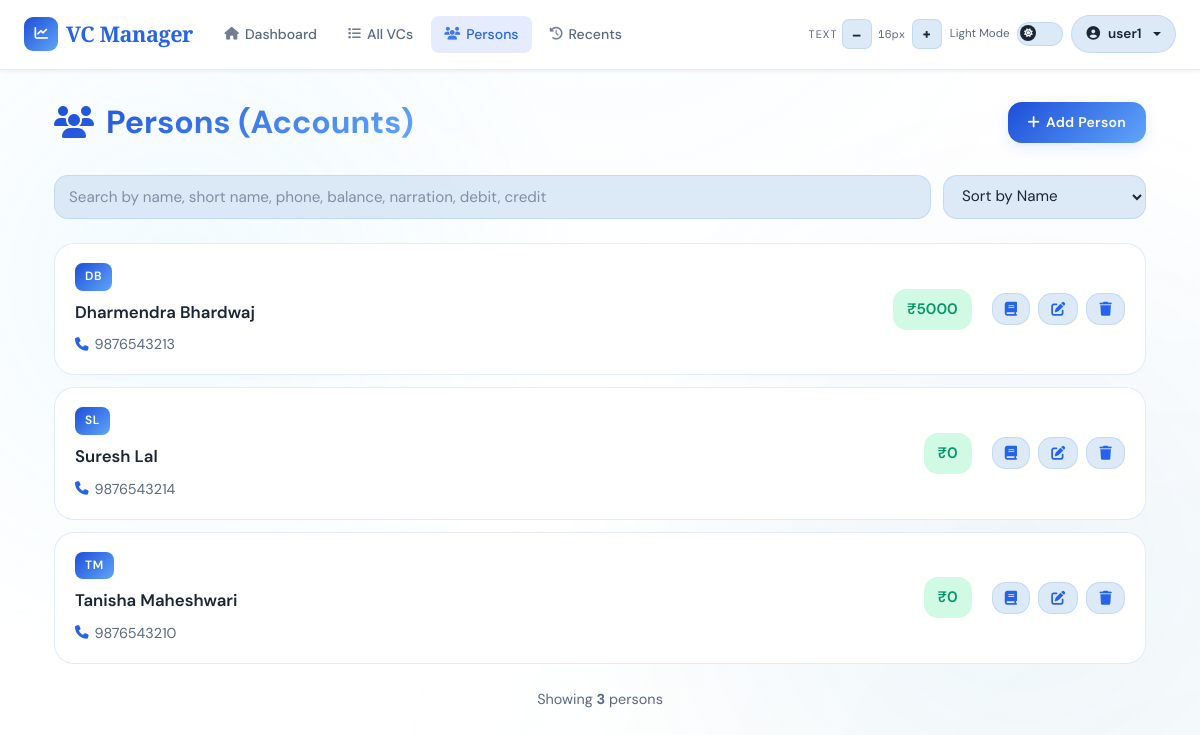
/person/ (signed in), run on the app's committed database.
### app/models/user.py (models this page shows, shortened)
class User(UserMixin, db.Model):
    __tablename__ = 'users'
    id = db.Column(db.Integer, primary_key=True)
    email = db.Column(db.String(120), unique=True, nullable=False, index=True)
    name = db.Column(db.String(120), nullable=False)
    password_hash = db.Column(db.String(255), nullable=True)  # Nullable for OAuth-only users
    google_id = db.Column(db.String(255), unique=True, nullable=True)  # For OAuth users
    created_at = db.Column(db.DateTime, default=datetime.utcnow)
    last_login = db.Column(db.DateTime, nullable=True)
    vcs = db.relationship('VC', backref='user', lazy=True, cascade='all, delete-orphan')
    persons = db.relationship('Person', backref='user', lazy=True, cascade='all, delete-orphan')

### app/models/person.py (models this page shows, shortened)
class Person(db.Model):
    __tablename__ = 'persons'
    id = db.Column(db.Integer, primary_key=True)
    user_id = db.Column(db.Integer, db.ForeignKey('users.id'), nullable=False, index=True)
    name = db.Column(db.String(80), nullable=False)
    short_name = db.Column(db.String(20), nullable=False)
    phone = db.Column(db.String(20), nullable=True)
    phone2 = db.Column(db.String(20), nullable=True)
    opening_balance = db.Column(db.Float, default=0.0, nullable=True)
    created_at = db.Column(db.DateTime, default=datetime.utcnow)
    __table_args__ = (
        db.UniqueConstraint('user_id', 'name',       name='uq_person_user_name'),
        db.UniqueConstraint('user_id', 'short_name', name='uq_person_user_short_name'),
    )
    payments = db.relationship(
        'Payment',
        backref='person',
        cascade='all, delete-orphan',
        passive_deletes=True
    )
    ledger_entries = db.relationship(
        'LedgerEntry',
        back_populates='person',
        cascade='all, delete-orphan'
    )
    transactions = db.relationship(
        'Transaction',
        back_populates='person',
        cascade='all, delete-orphan'
    )

### app/routes/person.py (the view)
@person_bp.route('/')
@login_required
def persons():
    latest_id_subq = (
        db.session.query(
            LedgerEntry.person_id,
            func.max(LedgerEntry.id).label('max_id')
        )
        .group_by(LedgerEntry.person_id)
        .subquery()
    )
    latest_balance_subq = (
        db.session.query(
            LedgerEntry.person_id,
            LedgerEntry.balance.label('latest_balance')
        )
        .join(
            latest_id_subq,
            (LedgerEntry.person_id == latest_id_subq.c.person_id) &
            (LedgerEntry.id == latest_id_subq.c.max_id)
        )
        .subquery()
    )
    results = (
        db.session.query(
            Person,
            latest_balance_subq.c.latest_balance
        )
        .outerjoin(
            latest_balance_subq,
            Person.id == latest_balance_subq.c.person_id
        )
        .filter(Person.user_id == current_user.id)
        .order_by(Person.name.asc())
        .all()
    )
    persons = []
    for person, balance in results:
        person.current_balance = float(balance or person.opening_balance or 0.0)
        persons.append(person)
    return render_template('person/list.html', persons=persons)

### templates/person/list.html (shortened to what this page needs)
{% extends "base.html" %}
{% block content %}
<div class="container-fluid">
    <div class="page-header">
        <h1 class="page-title">
            <i class="fas fa-users"></i>Persons (Accounts)
        </h1>
        <button class="btn btn-primary" onclick="location.href='{{ url_for('person.create_person') }}'">
            <i class="fas fa-plus"></i>Add Person
        </button>
    </div>
    <div class="control-bar">
        <div class="search-box">
            <input
                id="searchInput"
                type="search"
                class="form-control"
                placeholder="Search by name, short name, phone, balance, narration, debit, credit">
        </div>
        <select id="sortSelect" class="sort-select">
            <option value="name_asc">Sort by Name</option>
        </select>
    </div>
    <div class="person-list">
        {% if persons %}
            {% for person in persons %}
            <div class="person-item" id="person-{{ person.id }}"
                onclick="location.href='{{ url_for('ledger.person_ledger', person_id=person.id) }}'"
                style="cursor:pointer;"
                data-name="{{ person.name }}"
                data-phone="{{ (person.phone or '') ~ ' ' ~ (person.phone2 or '') }}"
                data-balance="{{person.current_balance }}">
                <div class="person-item-main">
                    <div class="person-badge">{{ person.short_name }}</div>
                    <div class="person-name">{{ person.name }}</div>
                    <div class="person-meta">
                        {% if person.phone %}
                        <div class="person-meta-item">
                            <i class="fas fa-phone"></i>
                            <span>{{ person.phone }}</span>
                        </div>
                        {% endif %}
                    </div>
                </div>
                <div class="person-item-actions">
                    <div class="balance-badge {{ 'positive' if person.current_balance >= 0 else 'negative' }}">
                        ₹{{ "%.0f"|format(person.current_balance) }}
                    </div>
                    <div class="action-buttons">
                        <button class="btn" onclick="event.stopPropagation(); location.href='{{ url_for('ledger.person_ledger', person_id=person.id) }}'" title="View Ledger">
                            <i class="fas fa-book"></i>
                        </button>
                        <button class="btn" onclick="event.stopPropagation(); location.href='{{ url_for('person.edit_person', id=person.id) }}'" title="Edit">
                            <i class="fas fa-edit"></i>
                        </button>
                        <button class="btn"
                            onclick="event.stopPropagation(); confirmDelete({{ person.id }})"
                            title="Delete">
                            <i class="fas fa-trash"></i>
                        </button>
                    </div>
                </div>
            </div>
            {% endfor %}
        {% endif %}
    </div>
    {% if persons %}
    <div style="margin-top: 24px; text-align: center; color: var(--text-muted); font-size: 0.9rem;">
        Showing <strong>{{ persons|length }}</strong> person{{ 's' if persons|length != 1 else '' }}
    </div>
    {% endif %}
</div>
{% endblock %}

### templates/base.html (shortened to what this page needs)
<!DOCTYPE html>
<html lang="en" data-theme="light">
<head>
    <link href="https://cdnjs.cloudflare.com/ajax/libs/font-awesome/6.5.0/css/all.min.css" rel="stylesheet">
    <link href="https://cdn.jsdelivr.net/npm/bootstrap@5.3.0/dist/css/bootstrap.min.css" rel="stylesheet">
    <link rel="stylesheet" href="https://cdn.jsdelivr.net/npm/swiper@11/swiper-bundle.min.css" />
</head>
<body>
<nav class="navbar navbar-expand-lg" role="navigation" aria-label="Main navigation">
    <div class="container-fluid px-4">
        <a class="navbar-brand" href="{{ url_for('dashboard.index') }}">
            <div class="brand-icon" aria-hidden="true"><i class="fas fa-chart-line"></i></div>
            VC Manager
        </a>
        <div class="collapse navbar-collapse" id="navbarNav">
            {% if current_user.is_authenticated %}
            <ul class="navbar-nav me-auto d-none d-md-flex">
                <li class="nav-item"><a class="nav-link" href="{{ url_for('dashboard.index') }}"><i class="fas fa-home"></i>Dashboard</a></li>
                <li class="nav-item"><a class="nav-link" href="{{ url_for('vc.vcs_list') }}"><i class="fas fa-list"></i>All VCs</a></li>
                <li class="nav-item"><a class="nav-link" href="{{ url_for('person.persons') }}"><i class="fas fa-users"></i>Persons</a></li>
                <li class="nav-item"><a class="nav-link" href="{{ url_for('transactions.recent_transactions') }}"><i class="fas fa-history"></i>Recents</a></li>
            </ul>
            {% endif %}
            <div class="d-flex align-items-center ms-auto gap-2 mt-2 mt-lg-0">
                <div class="d-flex align-items-center gap-1" role="toolbar" aria-label="Font size">
                    <span class="a11y-label d-none d-xl-inline">Text</span>
                    <button class="fs-btn" id="fsDecrease" aria-label="Decrease font size">–</button>
                    <span class="fs-display" id="fsDisplay" aria-live="polite">16px</span>
                    <button class="fs-btn" id="fsIncrease" aria-label="Increase font size">+</button>
                </div>
                <div class="d-flex align-items-center gap-2" aria-label="Theme">
                    <span class="toggle-label-text d-none d-xl-inline" id="themeLabel">Dark</span>
                    <label class="toggle-switch" aria-label="Toggle light/dark mode">
                        <div class="toggle-track"></div>
                        <div class="toggle-thumb"><i class="fas fa-moon" id="toggleIcon"></i></div>
                    </label>
                </div>
                {% if current_user.is_authenticated %}
                <div class="dropdown">
                    <button class="user-btn dropdown-toggle" type="button" data-bs-toggle="dropdown" aria-expanded="false">
                        <i class="fas fa-user-circle"></i>
                        <span class="d-none d-sm-inline">{{ current_user.name }}</span>
                    </button>
                </div>
                {% endif %}
            </div>
        </div>
    </div>
</nav>
<main class="main-content" role="main">
    <div class="container">
        {% block content %}{% endblock %}
    </div>
</main>
</body>
</html>

### templates/person/list.html (style rules this page uses)
html { font-size: var(--fs-base); }
body { font-size: var(--fs-base); }
.page-header { display: flex; justify-content: space-between; align-items: center; gap: 12px; margin-bottom: 32px; flex-wrap: nowrap; }
.page-title { font-size: 2rem; font-weight: 700; background: var(--grad-header); -webkit-background-clip: text; -webkit-text-fill-color: transparent; margin: 0; display: flex; align-items: center; gap: 12px; white-space: nowrap; flex-shrink: 0; }
.page-title i { color: var(--accent); flex-shrink: 0; }
.control-bar { display: flex; gap: 12px; flex-wrap: wrap; margin-bottom: 24px; align-items: center; }
.search-box { display: flex; gap: 8px; flex: 1; min-width: 240px; }
.search-box .form-control { background: var(--surface2); color: var(--text); border: 1.5px solid var(--border); border-radius: var(--radius-md); padding: 10px 14px; font-size: 0.95rem; }
.search-box .form-control::placeholder { color: var(--text-muted); }
.sort-select { background: var(--surface2); color: var(--text); border: 1.5px solid var(--border); border-radius: var(--radius-md); padding: 10px 14px; font-size: 0.95rem; cursor: pointer; transition: all 0.28s cubic-bezier(.4,0,.2,1); }
.person-list { display: flex; flex-direction: column; gap: 12px; }
.person-item { background: var(--surface); border: 1.5px solid var(--border); border-radius: var(--radius-lg); padding: 18px 20px; transition: all 0.28s cubic-bezier(.4,0,.2,1); cursor: pointer; display: flex; align-items: center; justify-content: space-between; gap: 20px; }
.person-item-main { flex: 1; min-width: 0; }
.person-name { font-size: 1.05rem; font-weight: 600; color: var(--text); margin-bottom: 8px; }
.person-badge { background: var(--grad-header); color: #fff; padding: 4px 10px; border-radius: var(--radius-sm); font-weight: 600; font-size: 0.75rem; text-transform: uppercase; letter-spacing: 0.05em; display: inline-block; margin-bottom: 8px; margin-right: 8px; }
.person-meta { display: flex; gap: 16px; flex-wrap: wrap; font-size: 0.9rem; color: var(--text-muted); }
.person-meta-item { display: flex; align-items: center; gap: 6px; }
.person-meta-item i { color: var(--accent); font-size: 0.85rem; }
.person-item-actions { display: flex; gap: 20px; align-items: center; min-width: fit-content; }
.balance-badge { padding: 8px 14px; border-radius: var(--radius-md); font-weight: 600; text-align: center; font-size: 0.95rem; }
.balance-badge.positive { background: var(--success-bg); color: var(--success); }
.action-buttons { display: flex; gap: 8px; }
.action-buttons .btn { padding: 8px 12px; border-radius: var(--radius-md); transition: all 0.28s cubic-bezier(.4,0,.2,1); border: 1.5px solid var(--border); background: var(--surface2); color: var(--accent); cursor: pointer; display: flex; align-items: center; justify-content: center; }

### data on the page
User: name "user1"
Person: short_name "DB", name "Dharmendra Bhardwaj", phone "9876543213", current_balance "5000"
Person: short_name "SL", name "Suresh Lal", phone "9876543214", current_balance "0"
Person: short_name "TM", name "Tanisha Maheshwari", phone "9876543210", current_balance "0"

### other printed values
{{ persons|length }} "3"
{{ 's' if persons|length != 1 else '' }} "s"
